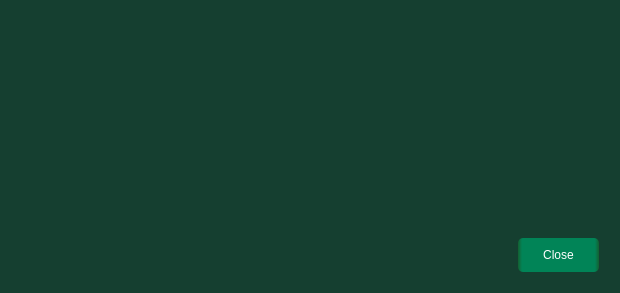
<?xml version="1.0" encoding="UTF-8"?>
<ui version="4.0">
 <class>TransactionDescDialog</class>
 <widget class="QDialog" name="TransactionDescDialog">
  <property name="geometry">
   <rect>
    <x>0</x>
    <y>0</y>
    <width>620</width>
    <height>293</height>
   </rect>
  </property>
  <property name="windowTitle">
   <string>Transaction details</string>
  </property>
  <property name="styleSheet">
   <string notr="true">QDialog {background-color: #153f30; color: #ffffff;}</string>
  </property>
  <layout class="QVBoxLayout" name="verticalLayout">
   <item>
    <widget class="QTextEdit" name="detailText">
     <property name="toolTip">
      <string>This pane shows a detailed description of the transaction</string>
     </property>
     <property name="styleSheet">
      <string notr="true">color: #ffffff; background: transparent;</string>
     </property>
     <property name="readOnly">
      <bool>true</bool>
     </property>
    </widget>
   </item>
   <item>
    <widget class="QDialogButtonBox" name="buttonBox">
     <property name="styleSheet">
      <string notr="true">QPushButton { background: QLinearGradient(x1: 0, y1: 0, x2: 1, y2: 0, stop: 0 #155f30, stop: 0.05 #018457, stop: 0.95 #018457, stop: 1 #155f30); border-style: plain; border-width: 20px; border-radius: 15px; border-color: #BCED91; min-width: 10em; padding-left: 15px; padding-right: 15px; color: #ffffff;}</string>
     </property>
     <property name="orientation">
      <enum>Qt::Horizontal</enum>
     </property>
     <property name="standardButtons">
      <set>QDialogButtonBox::Close</set>
     </property>
    </widget>
   </item>
  </layout>
 </widget>
 <resources/>
 <connections>
  <connection>
   <sender>buttonBox</sender>
   <signal>accepted()</signal>
   <receiver>TransactionDescDialog</receiver>
   <slot>accept()</slot>
   <hints>
    <hint type="sourcelabel">
     <x>248</x>
     <y>254</y>
    </hint>
    <hint type="destinationlabel">
     <x>157</x>
     <y>274</y>
    </hint>
   </hints>
  </connection>
  <connection>
   <sender>buttonBox</sender>
   <signal>rejected()</signal>
   <receiver>TransactionDescDialog</receiver>
   <slot>reject()</slot>
   <hints>
    <hint type="sourcelabel">
     <x>316</x>
     <y>260</y>
    </hint>
    <hint type="destinationlabel">
     <x>286</x>
     <y>274</y>
    </hint>
   </hints>
  </connection>
 </connections>
</ui>
